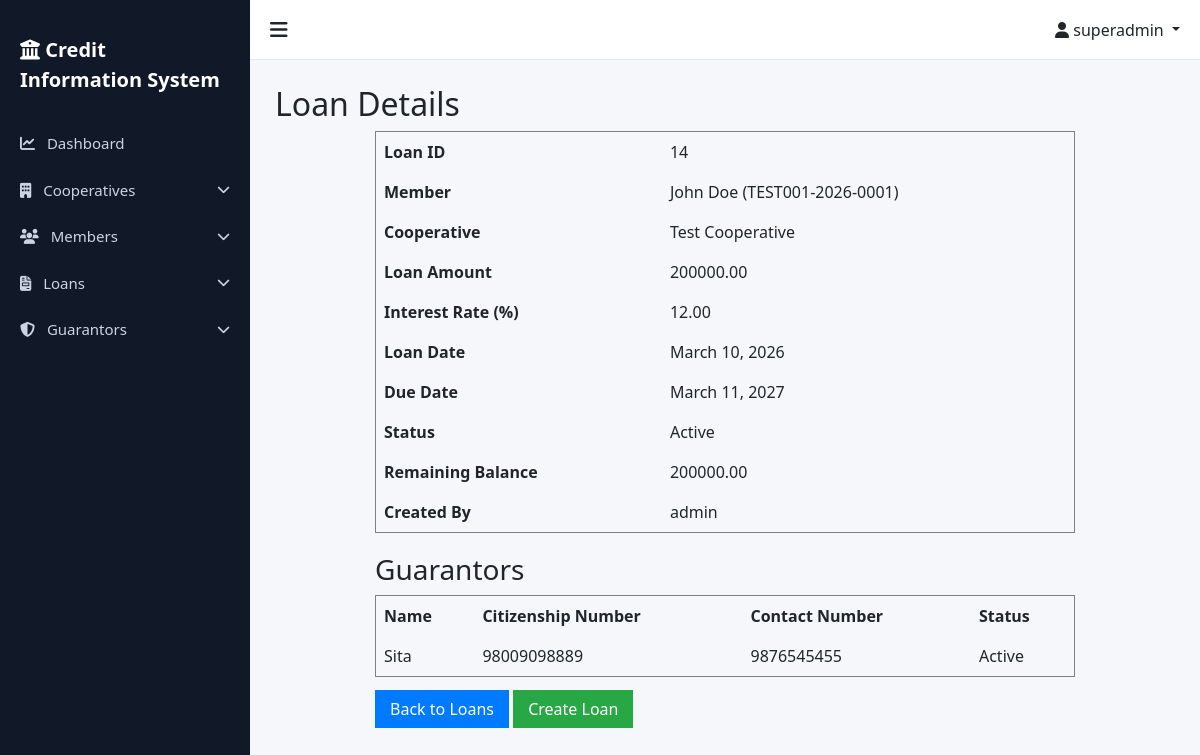
Page /loans/14/ (signed in) on the committed database.
### accounts/models.py (models this page shows, shortened)
class User(AbstractUser):
    ROLE_CHOICES = (
        ('superadmin', 'Super Admin'),
        ('admin', 'Admin'),
        ('staff', 'Staff'),
    )
    role = models.CharField(max_length=20, choices=ROLE_CHOICES, default='staff')
    cooperative = models.ForeignKey(
        'cooperatives.Cooperative',
        on_delete=models.SET_NULL,
        null=True,
        blank=True,
        related_name='users',
        help_text="Null for Super Admin users"
    )
    is_first_login = models.BooleanField(default=True)
    class Meta:
        ordering = ['-date_joined']
        indexes = [
            models.Index(fields=['role']),
            models.Index(fields=['cooperative']),
        ]
    def is_superadmin(self):
        return self.role == 'superadmin'
    def is_admin(self):
        return self.role == 'admin'
    def is_staff_user(self):
        return self.role == 'staff'

### loans/models.py (models this page shows, shortened)
class Loan(models.Model):
    STATUS_CHOICES = [
        ('Active', 'Active'),
        ('Cleared', 'Cleared'),
        ('Overdue', 'Overdue'),
    ]
    loan_id = models.AutoField(primary_key=True)
    member = models.ForeignKey(
        Member,
        on_delete=models.CASCADE,
        related_name="loans"
    )
    cooperative = models.ForeignKey(
        Cooperative,
        on_delete=models.CASCADE,
        related_name="loans"
    )
    loan_amount = models.DecimalField(max_digits=12, decimal_places=2)
    interest_rate = models.DecimalField(
        max_digits=5,
        decimal_places=2,
        help_text="Interest rate in %"
    )
    loan_date = models.DateField()
    due_date = models.DateField()
    status = models.CharField(
        max_length=10,
        choices=STATUS_CHOICES,
        default="Active"
    )
    remaining_balance = models.DecimalField(
        max_digits=12,
        decimal_places=2,
        blank=True
    )
    created_by = models.ForeignKey(
        settings.AUTH_USER_MODEL,
        on_delete=models.SET_NULL,
        null=True
    )
    created_at = models.DateTimeField(auto_now_add=True)

class Guarantor(models.Model):
    STATUS_CHOICES = [
        ('Active', 'Active'),
        ('Released', 'Released'),
    ]
    name = models.CharField(max_length=255)
    citizenship_number = models.CharField(max_length=50)
    loan = models.ForeignKey(Loan, on_delete=models.CASCADE, related_name="guarantors")
    member = models.ForeignKey(Member, on_delete=models.SET_NULL, null=True, blank=True, related_name="guaranteed_loans")
    contact_number = models.CharField(max_length=15)
    status = models.CharField(max_length=10, choices=STATUS_CHOICES, default='Active')

### members/models.py (models this page shows, shortened)
class Member(models.Model):
    full_name = models.CharField(max_length=255)
    citizenship_number = models.CharField(max_length=50, unique=True)
    unique_system_id = models.CharField(max_length=100, unique=True, editable=False)
    address = models.TextField()
    phone = models.CharField(max_length=20)
    blacklist_status = models.BooleanField(default=False)
    cooperative = models.ForeignKey(
        'cooperatives.Cooperative',
        on_delete=models.CASCADE,
        related_name='members'
    )
    created_at = models.DateTimeField(auto_now_add=True)
    updated_at = models.DateTimeField(auto_now=True)
    class Meta:
        ordering = ['-created_at']
        indexes = [
            models.Index(fields=['citizenship_number']),
            models.Index(fields=['unique_system_id']),
            models.Index(fields=['blacklist_status']),
        ]
    def __str__(self):
        return f"{self.full_name} ({self.unique_system_id})"

### cooperatives/models.py (models this page shows, shortened)
class Cooperative(models.Model):
    STATUS_CHOICES = (
        ('active', 'Active'),
        ('inactive', 'Inactive'),
    )
    name = models.CharField(max_length=255)
    code = models.CharField(max_length=50, unique=True)
    address = models.TextField()
    contact = models.CharField(max_length=255)  # Can contain phone/email
    status = models.CharField(max_length=20, choices=STATUS_CHOICES, default='active')
    created_at = models.DateTimeField(auto_now_add=True)
    updated_at = models.DateTimeField(auto_now=True)
    class Meta:
        ordering = ['-created_at']
        verbose_name_plural = 'Cooperatives'

### loans/views.py (the view)
# urls.py: path('<int:loan_id>/', LoanDetailView.as_view(), name='loan_detail'),
class LoanDetailView(StaffOrAdminMixin, CooperativeAccessMixin, LoginRequiredMixin, DetailView):
    model = Loan
    template_name = 'loans/loan_detail.html'
    context_object_name = 'loan'
    pk_url_kwarg = 'loan_id'

### accounts/permissions.py (called while the page is built, shortened)
    def test_func(self):
        return self.request.user.is_authenticated and (
            self.request.user.is_staff_user() or
            self.request.user.is_admin() or
            self.request.user.is_superadmin()
        )

    def get_queryset(self):
        queryset = super().get_queryset()
        if self.request.user.is_superadmin():
            return queryset

    def get_context_data(self, **kwargs):
        context = super().get_context_data(**kwargs)
        if not self.request.user.is_superadmin() and self.request.user.cooperative:
            context['user_cooperative'] = self.request.user.cooperative
        return context

### templates/loans/loan_detail.html
{% extends "base.html" %}
{% load static %}
{% block content %}
<h2>Loan Details</h2>
<div class="loan-details" style="max-width:700px; margin:auto;">
    <table border="1" cellpadding="8" cellspacing="0" style="width:100%; border-collapse: collapse;">
        <tr>
            <th>Loan ID</th>
            <td>{{ loan.loan_id }}</td>
        </tr>
        <tr>
            <th>Member</th>
            <td>{{ loan.member }}</td>
        </tr>
        <tr>
            <th>Cooperative</th>
            <td>{{ loan.cooperative.name }}</td>
        </tr>
        <tr>
            <th>Loan Amount</th>
            <td>{{ loan.loan_amount }}</td>
        </tr>
        <tr>
            <th>Interest Rate (%)</th>
            <td>{{ loan.interest_rate }}</td>
        </tr>
        <tr>
            <th>Loan Date</th>
            <td>{{ loan.loan_date }}</td>
        </tr>
        <tr>
            <th>Due Date</th>
            <td>{{ loan.due_date }}</td>
        </tr>
        <tr>
            <th>Status</th>
            <td>{{ loan.status }}</td>
        </tr>
        <tr>
            <th>Remaining Balance</th>
            <td>{{ loan.remaining_balance }}</td>
        </tr>
        <tr>
            <th>Created By</th>
            <td>{{ loan.created_by.username }}</td>
        </tr>
    </table>
    <h3 style="margin-top:20px;">Guarantors</h3>
    {% if loan.guarantors.all %}
    <table border="1" cellpadding="8" cellspacing="0" style="width:100%; border-collapse: collapse;">
        <tr>
            <th>Name</th>
            <th>Citizenship Number</th>
            <th>Contact Number</th>
            <th>Status</th>
        </tr>
        {% for g in loan.guarantors.all %}
        <tr>
            <td>{{ g.name }}</td>
            <td>{{ g.citizenship_number }}</td>
            <td>{{ g.contact_number }}</td>
            <td>{{ g.status }}</td>
        </tr>
        {% endfor %}
    </table>
    {% else %}
        <p>No guarantors assigned to this loan.</p>
    {% endif %}
    <div style="margin-top:20px;">
        <a href="{% url 'loans:loan_list' %}" style="padding:8px 15px; background:#007bff; color:white; text-decoration:none;">Back to Loans</a>
        <a href="{% url 'loans:create_loan' %}" style="padding:8px 15px; background:#28a745; color:white; text-decoration:none;">Create Loan</a>
    </div>
</div>
{% endblock %}

### templates/base.html (shortened to what this page needs)
{% load static %}
<!DOCTYPE html>
<html lang="en">
<head>
    <link href="https://cdn.jsdelivr.net/npm/bootstrap@5.3.2/dist/css/bootstrap.min.css" rel="stylesheet">
    <link rel="stylesheet" href="https://cdnjs.cloudflare.com/ajax/libs/font-awesome/6.5.0/css/all.min.css">
    <link href="https://cdn.jsdelivr.net/npm/select2@4.1.0-rc.0/dist/css/select2.min.css" rel="stylesheet" />
    <link href="https://cdn.jsdelivr.net/npm/select2-bootstrap-5-theme@1.3.0/dist/select2-bootstrap-5-theme.min.css"
        rel="stylesheet" />
</head>
<body>
    {% if user.is_authenticated %}
    <div id="sidebar" class="sidebar">
        <div class="sidebar-brand">
            <i class="fa-solid fa-building-columns"></i> Credit Information System
        </div>
        <a href="{% url 'accounts:dashboard' %}">
            <i class="fa-solid fa-chart-line me-2"></i> Dashboard
        </a>
        {% if user.is_superadmin %}
        <a href="#cooperativesMenu" data-bs-toggle="collapse" role="button" aria-expanded="false"
            aria-controls="cooperativesMenu" class="d-flex justify-content-between align-items-center">
            <span><i class="fa-solid fa-building me-2"></i> Cooperatives</span>
            <i class="fa-solid fa-chevron-down small"></i>
        </a>
        {% elif user.cooperative %}
        <a href="{% url 'cooperatives:detail' user.cooperative.pk %}">
            <i class="fa-solid fa-handshake me-2"></i> My Cooperative
        </a>
        {% endif %}
        <a href="#membersMenu" data-bs-toggle="collapse" role="button" aria-expanded="false" aria-controls="membersMenu"
            class="d-flex justify-content-between align-items-center">
            <span><i class="fa-solid fa-users me-2"></i> Members</span>
            <i class="fa-solid fa-chevron-down small"></i>
        </a>
        <a href="#loansMenu" data-bs-toggle="collapse" role="button" aria-expanded="false" aria-controls="loansMenu"
            class="d-flex justify-content-between align-items-center">
            <span><i class="fa-solid fa-file-invoice me-2"></i> Loans</span>
            <i class="fa-solid fa-chevron-down small"></i>
        </a>
        <a href="#guarantorsMenu" data-bs-toggle="collapse" role="button" aria-expanded="false"
            aria-controls="guarantorsMenu" class="d-flex justify-content-between align-items-center">
            <span><i class="fa-solid fa-shield-halved me-2"></i> Guarantors</span>
            <i class="fa-solid fa-chevron-down small"></i>
        </a>
    </div>
    {% endif %}
    <div id="mainContent" class="{% if user.is_authenticated %}main-content{% else %}container-fluid{% endif %}">
        {% if user.is_authenticated %}
        <div class="topbar">
            <div class="toggle-btn" onclick="toggleSidebar()">
                <i class="fa-solid fa-bars"></i>
            </div>
            <div>
                <div class="dropdown">
                    <a class="dropdown-toggle text-dark text-decoration-none" href="#" role="button"
                        data-bs-toggle="dropdown">
                        <i class="fa-solid fa-user"></i>
                        {{ user.username }}
                    </a>
                </div>
            </div>
        </div>
        {% endif %}
        <div class="page-content">
            {% block content %}
            {% endblock %}
        </div>
    </div>
</body>
</html>

### templates/base.html (style rules this page uses)
body { overflow-x: hidden; background: #f5f7fb; }
.sidebar { height: 100vh; width: 250px; position: fixed; top: 0; left: 0; background: #111827; padding-top: 20px; transition: all 0.3s; }
.sidebar a { color: #cbd5e1; padding: 12px 20px; display: block; text-decoration: none; font-size: 15px; }
.sidebar-brand { color: #fff; font-size: 20px; font-weight: 600; padding: 15px 20px; margin-bottom: 10px; }
.main-content { margin-left: 250px; transition: all 0.3s; }
.topbar { height: 60px; background: #fff; border-bottom: 1px solid #e5e7eb; display: flex; align-items: center; justify-content: space-between; padding: 0 20px; }
.toggle-btn { font-size: 20px; cursor: pointer; }
.page-content { padding: 25px; }

### rows in the picture
User: username "superadmin"
Loan: loan_id "14", member "John Doe (TEST001-2026-0001)", cooperative.name "Test Cooperative", loan_amount "200000.00", interest_rate "12.00", loan_date "March 10, 2026", due_date "March 11, 2027", status "Active", remaining_balance "200000.00", created_by.username "admin"
Guarantor: name "Sita", citizenship_number "98009098889", contact_number "9876545455", status "Active"
